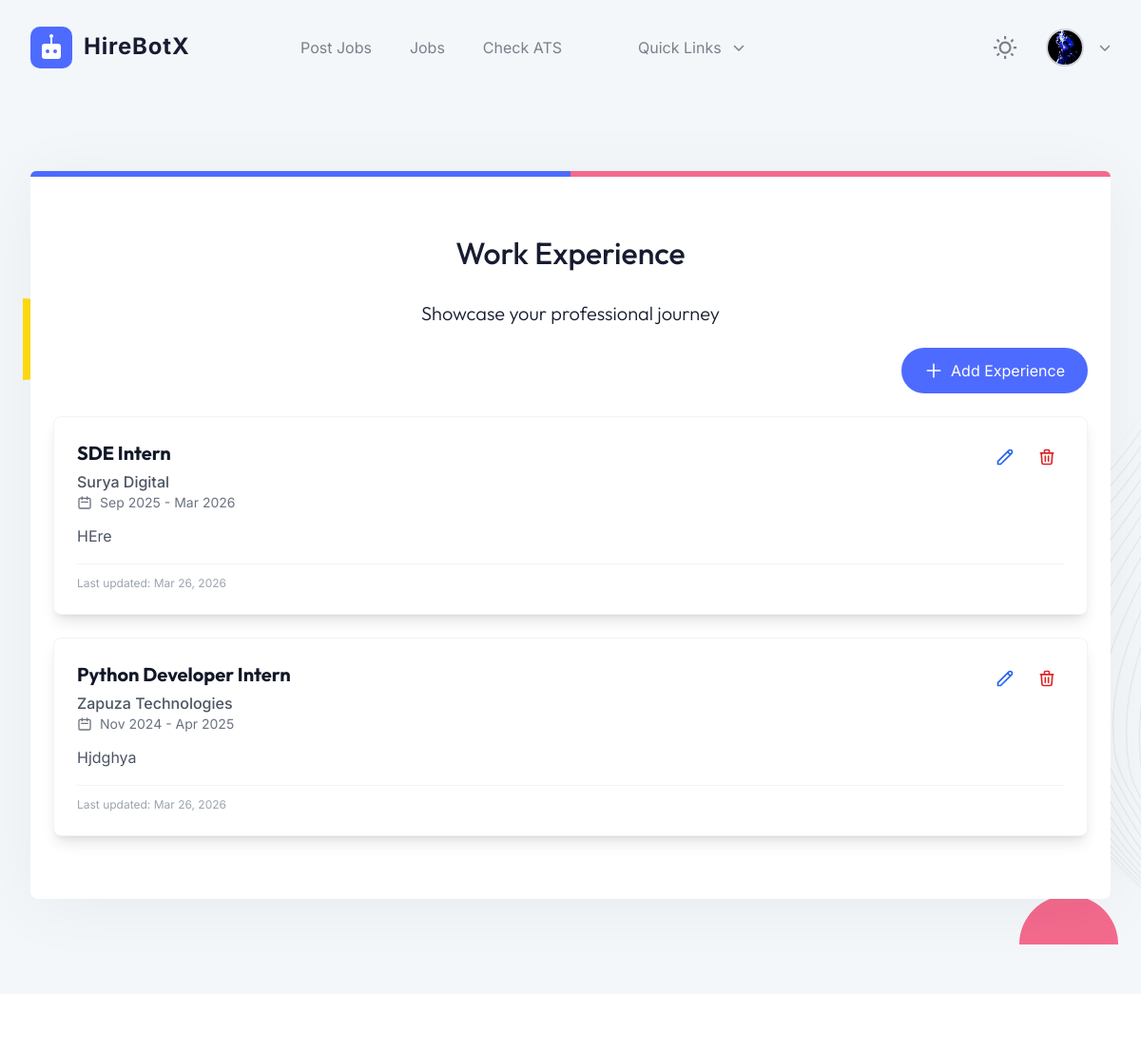
Page /applications/experience/ (signed in, upper part) on the earlier database version.
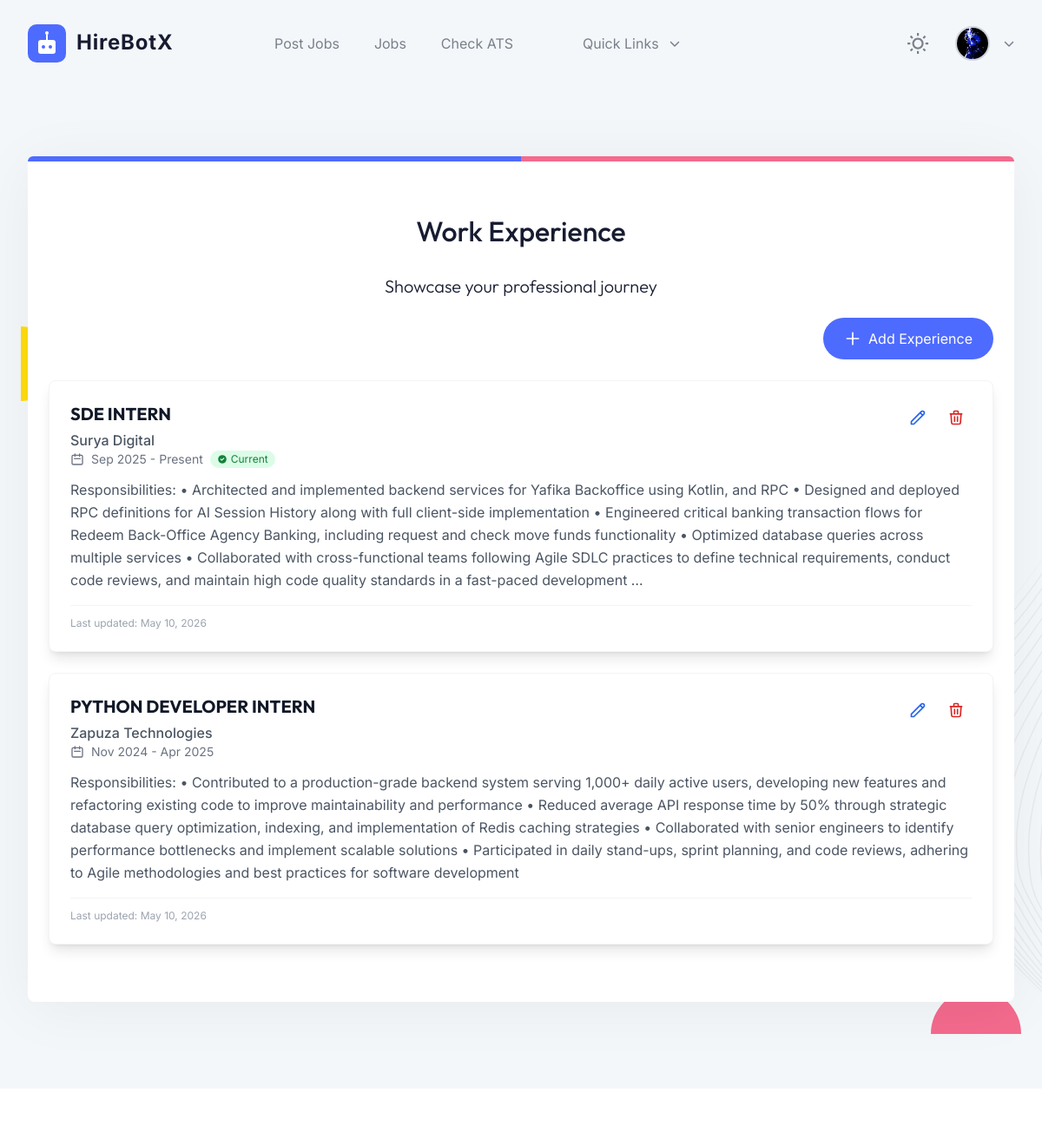
Same page on the later database version.
### applications/models.py (models this page shows)
class Experience(models.Model):
    user = models.ForeignKey(User, on_delete=models.CASCADE, related_name='experiences')
    job_title = models.CharField(max_length=255)
    company = models.CharField(max_length=255)
    start_date = models.DateField()
    end_date = models.DateField(null=True, blank=True)
    description = models.TextField(blank=True)
    created_at = models.DateTimeField(auto_now_add=True)
    updated_at = models.DateTimeField(auto_now=True)

### applications/views.py (the view)
# urls.py: path('experience/', views.ExperienceListView.as_view(), name='experience-list'),
class ExperienceListView(LoginRequiredMixin, ListView):
    model = Experience
    template_name = 'applications/experience_list.html'
    context_object_name = 'experiences'
    def get_queryset(self):
        return Experience.objects.filter(user=self.request.user).order_by('-start_date')
    def get_context_data(self, **kwargs):
        context = super().get_context_data(**kwargs)
        context['section'] = 'experience'
        return context

### user/context_processors.py (called while the page is built)
def global_context(request):
    context = {
        "notification_count": 0,
        "subscribed": False
    }
    if request.user.is_authenticated:
        context["notification_count"] = Notification.objects.filter(user=request.user, is_read=False).count()
        context["subscribed"] = Subscriber.objects.filter(email=request.user.email, is_subscribed=True).exists()
    return context

### applications/templates/applications/experience_list.html (shortened to what the changed rows need)
{% extends "base.html" %}
{% load static %}
{% block page %}experience-list{% endblock %}
{% block content %}
<section class="i pg fh rm ki xn vq gj qp gr hj rp hr">
    <div class="animate_top bb af i va sg hh sm vk xm yi _n jp hi ao kp w-full max-w-7xl mx-auto px-6">
        <div class="rj text-center">
            <h2 class="ek ck kk wm xb">Work Experience</h2>
        </div>
        <div class="space-y-6">
            {% for experience in experiences %}
            <div class="bg-white rounded-lg shadow-lg hover:shadow-xl transition-all duration-300 overflow-hidden border border-gray-100">
                <div class="p-6">
                    <div class="flex flex-wrap justify-between items-start gap-4">
                        <div class="flex-1">
                            <h3 class="text-xl font-bold text-gray-900 mb-1">{{ experience.job_title }}</h3>
                            <p class="text-gray-600 font-medium">{{ experience.company }}</p>
                        </div>
                        <div class="flex gap-2">
                            <a href="{% url 'experience-update' experience.pk %}{% if request.GET.next %}?next={{ request.GET.next }}{% endif %}"
                               class="text-blue-600 hover:text-blue-800 transition-colors p-2 hover:bg-blue-50 rounded-lg">
                                <svg class="w-5 h-5" fill="none" stroke="currentColor" viewBox="0 0 24 24">
                                    <path stroke-linecap="round" stroke-linejoin="round" stroke-width="2" d="M15.232 5.232l3.536 3.536m-2.036-5.036a2.5 2.5 0 113.536 3.536L6.5 21.036H3v-3.572L16.732 3.732z"></path>
                                </svg>
                            </a>
                            <a href="{% url 'experience-delete' experience.pk %}"
                               class="text-red-600 hover:text-red-800 transition-colors p-2 hover:bg-red-50 rounded-lg">
                                <svg class="w-5 h-5" fill="none" stroke="currentColor" viewBox="0 0 24 24">
                                    <path stroke-linecap="round" stroke-linejoin="round" stroke-width="2" d="M19 7l-.867 12.142A2 2 0 0116.138 21H7.862a2 2 0 01-1.995-1.858L5 7m5 4v6m4-6v6m1-10V4a1 1 0 00-1-1h-4a1 1 0 00-1 1v3M4 7h16"></path>
                                </svg>
                            </a>
                        </div>
                    </div>
                    <div class="flex items-center gap-2 mb-3 text-sm text-gray-500">
                        <svg class="w-4 h-4" fill="none" stroke="currentColor" viewBox="0 0 24 24">
                            <path stroke-linecap="round" stroke-linejoin="round" stroke-width="2" d="M8 7V3m8 4V3m-9 8h10M5 21h14a2 2 0 002-2V7a2 2 0 00-2-2H5a2 2 0 00-2 2v12a2 2 0 002 2z"></path>
                        </svg>
                        <span>{{ experience.start_date|date:"M Y" }} - {% if experience.end_date %}{{ experience.end_date|date:"M Y" }}{% else %}Present{% endif %}</span>
                        {% if not experience.end_date %}
                        <span class="inline-flex items-center gap-1 bg-green-100 text-green-700 px-2 py-0.5 rounded-full text-xs">
                            <svg class="w-3 h-3" fill="currentColor" viewBox="0 0 20 20">
                                <path fill-rule="evenodd" d="M10 18a8 8 0 100-16 8 8 0 000 16zm3.707-9.293a1 1 0 00-1.414-1.414L9 10.586 7.707 9.293a1 1 0 00-1.414 1.414l2 2a1 1 0 001.414 0l4-4z" clip-rule="evenodd"/>
                            </svg>
                            Current
                        </span>
                        {% endif %}
                    </div>
                    {% if experience.description %}
                    <p class="text-gray-600 mt-3 leading-relaxed">{{ experience.description|truncatewords:80 }}</p>
                    {% endif %}
                    <div class="mt-4 pt-3 border-t border-gray-100 text-xs text-gray-400 flex justify-between items-center">
                        <span>Last updated: {{ experience.updated_at|date:"M d, Y" }}</span>
                    </div>
                </div>
            </div>
            {% endfor %}
        </div>
    </div>
</section>
{% endblock %}

Differences in the rows shown:
changed Experience "Surya Digital": job_title "SDE Intern" → "SDE INTERN"; description "HEre" → "Responsibilities: • Architected and implemented backend services for Yafika Backoffice using Kotlin, and RPC • Designed and deployed RPC definitions for AI Session History along with full client-side implementation • Engineered critical banking transaction flows for Redeem Back-Office Agency Banking, including request and check move funds functionality • Optimized database queries across multiple services • Collaborated with cross-functional teams following Agile SDLC practices to define technical requirements, conduct code reviews, and maintain high code quality standards in a fast-paced development …"; updated_at "Mar 26, 2026" → "May 10, 2026"; end_date "Mar 2026" → (not shown); now shows "Present Current"
changed Experience "Zapuza Technologies": job_title "Python Developer Intern" → "PYTHON DEVELOPER INTERN"; description "Hjdghya" → "Responsibilities: • Contributed to a production-grade backend system serving 1,000+ daily active users, developing new features and refactoring existing code to improve maintainability and performance • Reduced average API response time by 50% through strategic database query optimization, indexing, and implementation of Redis caching strategies • Collaborated with senior engineers to identify performance bottlenecks and implement scalable solutions • Participated in daily stand-ups, sprint planning, and code reviews, adhering to Agile methodologies and best practices for software development"; updated_at "Mar 26, 2026" → "May 10, 2026"
